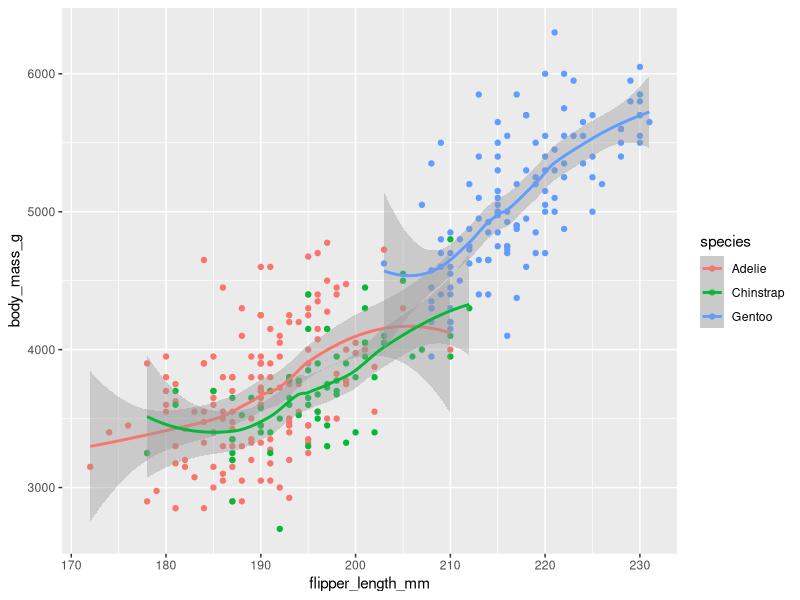
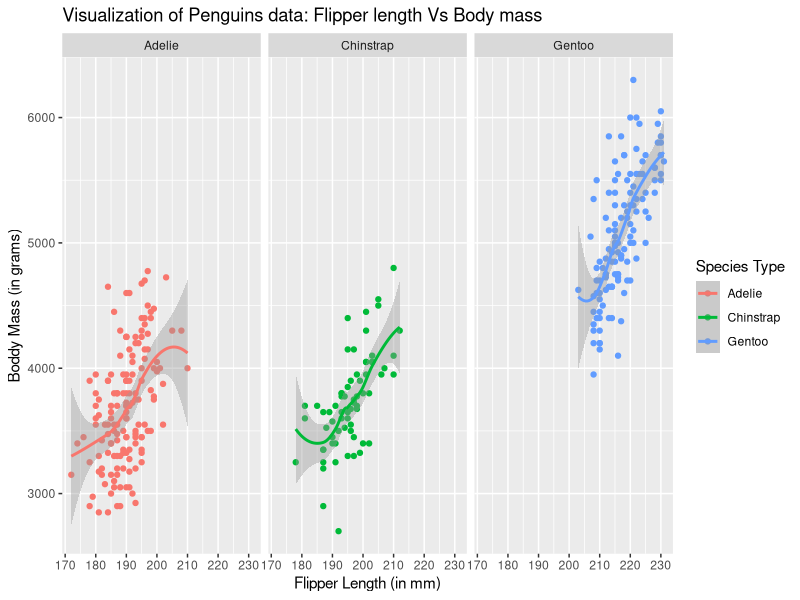
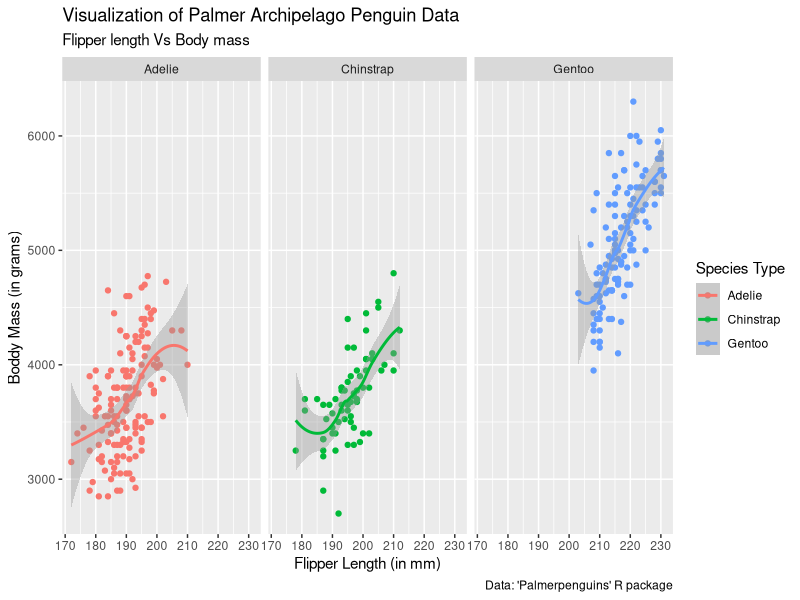

Write the R code that produced these figures, in order.
# Packages

library(tidyverse)
library(palmerpenguins)

# View the data
View(penguins)

#simple point plot
ggplot(data = penguins, aes(flipper_length_mm, body_mass_g, colour = species)) +
  geom_point() +
  geom_smooth()

# add more readability
ggplot(data = penguins, aes(flipper_length_mm, body_mass_g, colour = species)) +
  geom_point() +
  geom_smooth() +
  facet_wrap(~species) +
  labs(title = "Visualization of Penguins data: Flipper length Vs Body mass",
       x = "Flipper Length (in mm)",
       y = "Boddy Mass (in grams)",
       colour = "Species Type"
  )

# Add caption about data Source
ggplot(data = penguins, aes(flipper_length_mm, body_mass_g, colour = species)) +
  geom_point() +
  geom_smooth() +
  facet_wrap(~species) +
  labs(title = "Visualization of Palmer Archipelago Penguin Data",
       subtitle = "Flipper length Vs Body mass",
       x = "Flipper Length (in mm)",
       y = "Boddy Mass (in grams)",
       colour = "Species Type",
       caption = "Data: 'Palmerpenguins' R package"
  )
